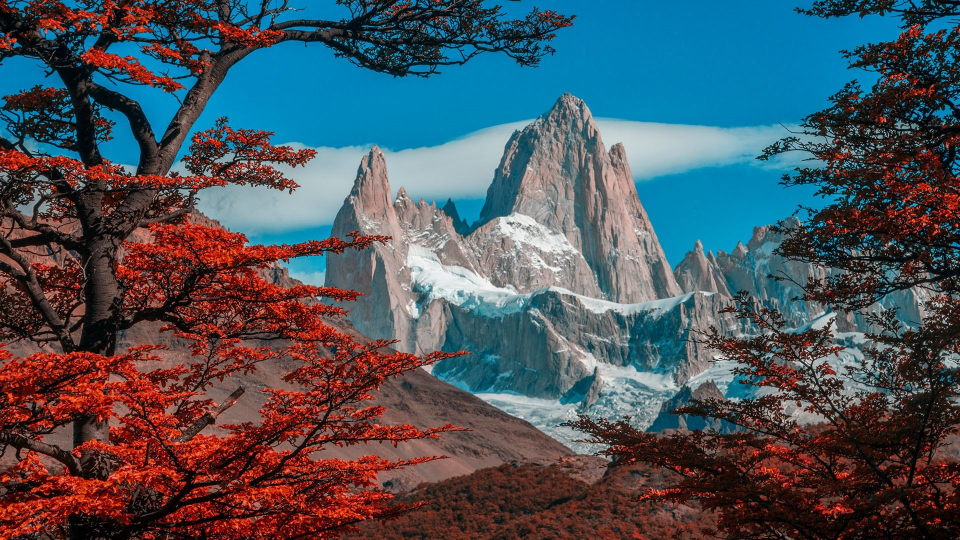
#> input picture my_fitz_roy.jpg, 1920 x 1080 px (shown at 1/2 size)
$ python reconstructor.py
#> lines starting #> are read from the running program, lines starting #| are printed output that depends on the picture
### pixelator.py
from PIL import Image
import numpy as np
import matplotlib.image as img
import matplotlib.pyplot as plt
import time


########################################
#Baisc
#opens image for reading
img=Image.open('my_fitz_roy.jpg', 'r')
#> img is the input picture: PIL image 1920x1080 RGB; mean R, G, B 74.5, 83.6, 91.7


#resizes image for testing
newImage = img.resize((200, 200))
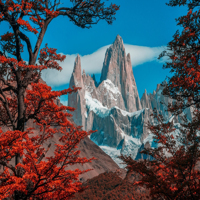
#> newImage: PIL image 200x200 RGB; mean R, G, B 74.5, 83.6, 91.7
newImage.save('new_fitz.jpg')


#prints out all the pixel values
pixels = list(newImage.getdata())
#> pixels = 40000 items
width, height = newImage.size
#> width = 200; height = 200
pixels = [pixels[i * width:(i + 1) * width] for i in range(height)]
#> pixels = 200 items
print(newImage.size)
#| (200, 200)
newImage.show()
print(pixels)
#> (printed output is left out)
#End here for basic version
################################################

pixels2= [[[0,0,255],
          [0,0,255],
          [0,0,255],
          [0,0,255],
          [0,0,255],
          [0,0,255],
          [0,0,255],
          [0,0,255],
          [0,0,255],
          [0,0,255],
          [0,0,255],
          [0,0,255],
          [0,0,255],
          [0,0,255],
          [0,0,255],
          [0,0,255],
          [0,0,255],
          [0,0,255],
          [0,0,255],
          [0,0,255],
          [0,0,255],
          [0,0,255],
          [0,0,255],
          [0,0,255],
          [0,0,255],
          [0,0,255],
          [0,0,255],
          [0,0,255],
          [0,0,255],
          [0,0,255],
          [0,0,255],
          [0,0,255],
          [0,0,255],
          [0,0,255],
          [0,0,255],
          [0,0,255],
          [0,0,255],
          [0,0,255],
          [0,0,255],
          [0,0,255],
          [0,0,255],
          [0,0,255],
          [0,0,255],
          [0,0,255],
          [0,0,255],
          [0,0,255],
          [0,0,255],
          [0,0,255],
          [0,0,255],
          [0,0,255],
          [0,0,255],
          [0,0,255],
          [0,0,255],
          ]]
#reconstructs, image from pixels
#array= np.array(pixels, dtype=np.uint8)
#new_image=Image.fromarray(array)
#new_image.save('reconstructed.png')


####################################
#prints image in matplotlib
iar=np.asarray(newImage)
plt.imshow(iar)
#print(iar)
plt.show()
######################################

### reconstructor.py
from PIL import Image
import numpy as np
import matplotlib.image as img
import matplotlib.pyplot as plt
import time
from pixelator import *


#reconstructs, image from pixels (pixel values stored in pixelator file)
array= np.array(pixels, dtype=np.uint8)
new_image=Image.fromarray(array)
new_image.save('reconstructed.png')
new_image.show()
